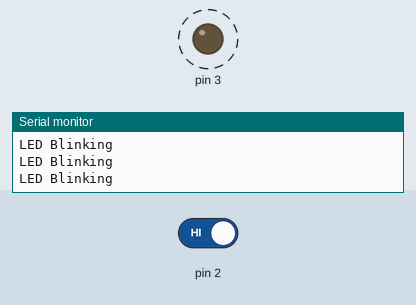
The sketch below on a simulated Arduino Uno, built with avr-gcc and run on an emulated ATmega328P. Shown: output pins drawn as LEDs (lit = HIGH), the last lines printed to the serial monitor. Dashed ring = blinking. Inputs (shaded band) come from the test bench; at power-on: pin 2 HIGH.

Above: at 1.25 s.
1.3 s: pin 2 driven LOW
At 2.5 s:
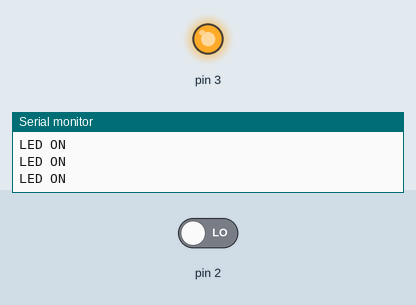
2.8 s: pin 2 driven HIGH
At 2.95 s:
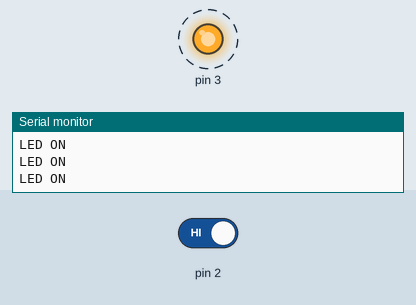
Timing chart, 0 to 11.8 s (numbered marks = the images above; inputs shaded):
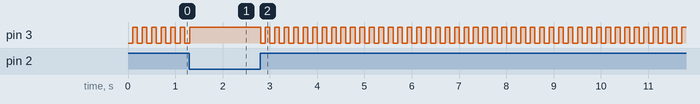

Measured:
- after the input at 1.3 s, pin 3: goes on until 1.3 s, then stays HIGH
- after the input at 2.8 s, pin 3: alternates HIGH for 0.10 s and LOW for 0.10 s, starting at once
- by itself, pin 3: alternates HIGH for 0.10 s and LOW for 0.10 s

The sketch:

Led_Button_control.ino
```cpp
int switchState = 0;
void setup() {
  // put your setup code here, to run once:
  pinMode(3, OUTPUT);
  pinMode(2 , INPUT);
  Serial.begin(9600);
}

void loop() {
  // put your main code here, to run repeatedly:
  switchState = digitalRead(2);
  if (switchState == LOW) {
    digitalWrite(3, HIGH);
    Serial.print("LED ON");
    Serial.println();
    delay(100);
    }

  else {
    digitalWrite(3, LOW);
    delay(100);
    digitalWrite(3, HIGH);
    delay(100);
    digitalWrite(3, LOW);
    Serial.print("LED Blinking");
    Serial.println();
    }
}
```
